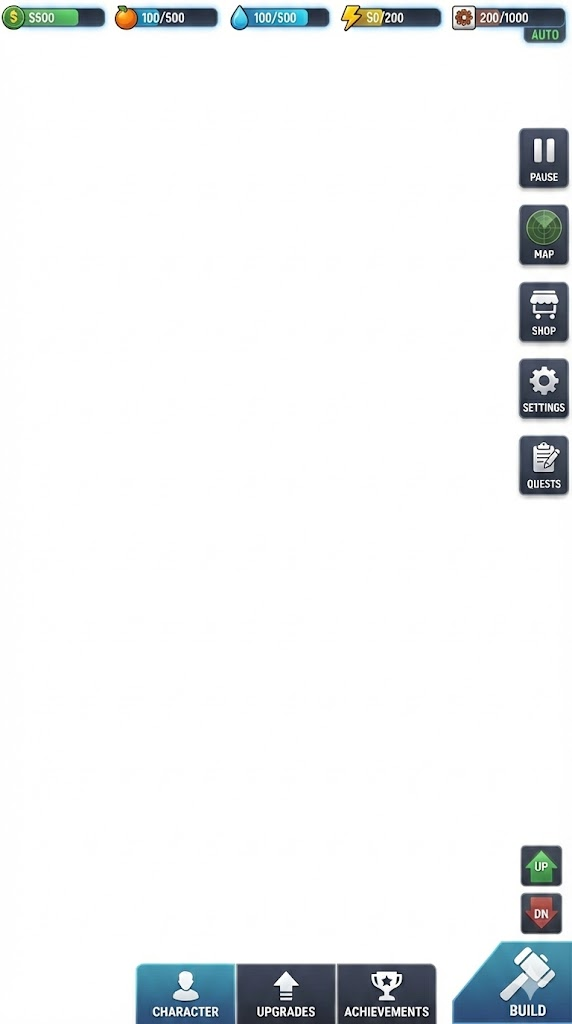
#> input picture unnamed.jpg, 572 x 1024 px
$ python remove_bg_image.py unnamed.jpg out.png
#> lines starting #> are read from the running program, lines starting #| are printed output that depends on the picture; after the words box and inside, x2 and y2 are one past the last pixel; in counts of white or black regions, pixels touching at a corner belong together

import sys
import os
import numpy as np
from PIL import Image

def remove_white_background(input_path, output_path, threshold=230):
    """
    Remove white/near-white pixels from an image.
    """
#> called with input_path = 'unnamed.jpg', output_path = 'out.png', threshold = 230
    if not os.path.exists(input_path):
        print(f"Error: Input file not found: {input_path}")
        return False

    print(f"Processing: {input_path}")

    try:
        img = Image.open(input_path).convert("RGBA")
        data = np.array(img).astype(np.float32)

        r, g, b, a = data[:,:,0], data[:,:,1], data[:,:,2], data[:,:,3]
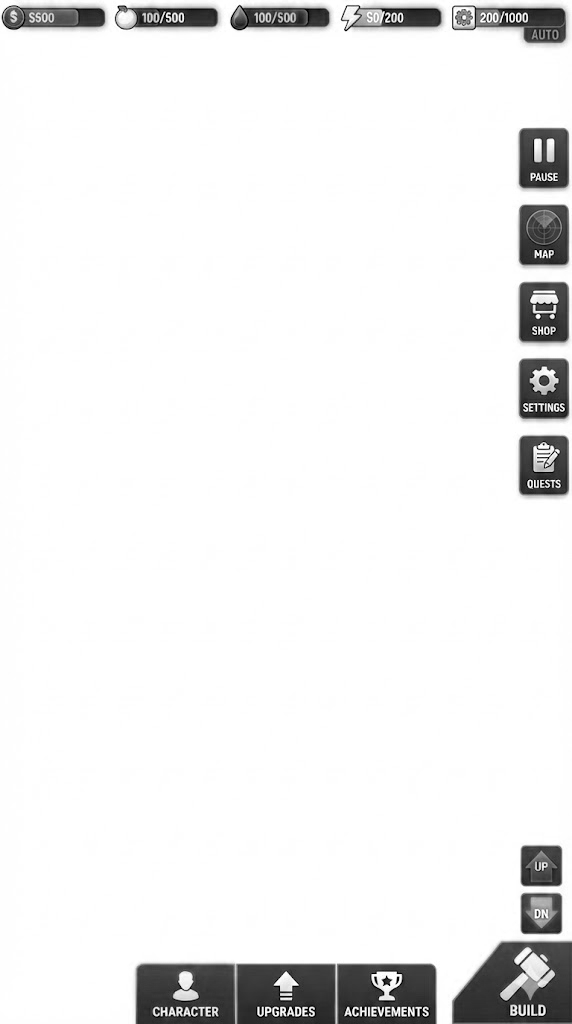
#> r: shape (1024, 572) float32; min 0, max 255, mean 238.5
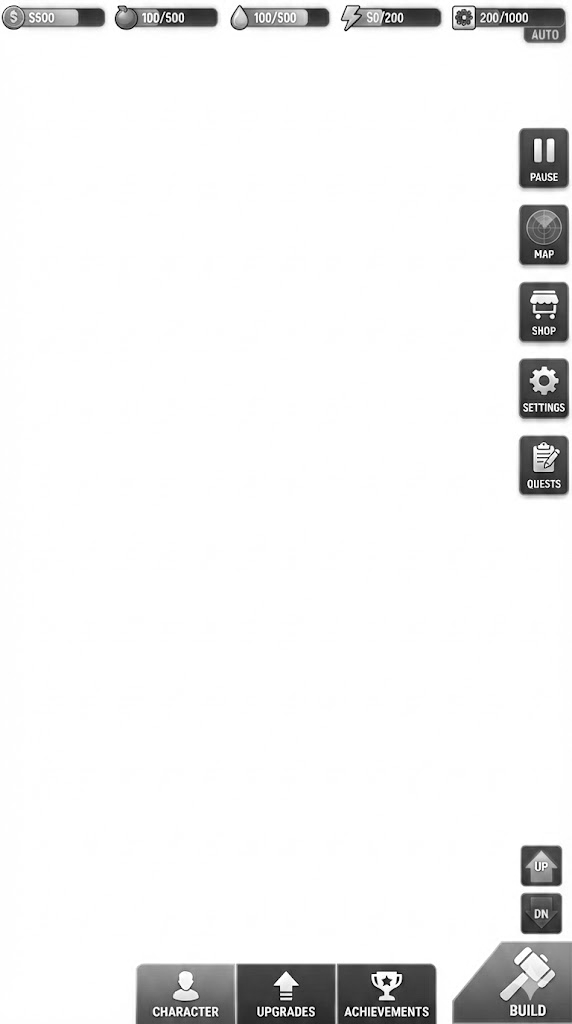
#> g: shape (1024, 572) float32; min 0, max 255, mean 240.6
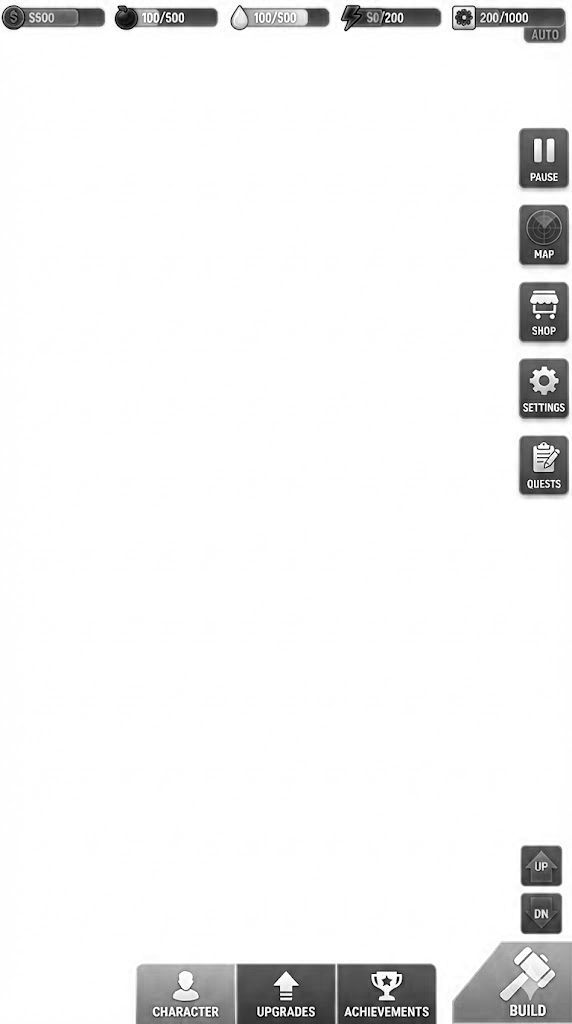
#> b: shape (1024, 572) float32; min 0, max 255, mean 241.6
#> a: shape (1024, 572) float32; every value is 255

        # Method: Luminance-based detection for near-white
        # White is (255,255,255). We want to remove pixels close to this.

        # Calculate distance from white
        # dist = sqrt((r-255)^2 + (g-255)^2 + (b-255)^2)
        # But simple thresholding on checks is often enough and faster

        # Mask for pixels brighter than threshold in all channels
        white_mask = (r > threshold) & (g > threshold) & (b > threshold)
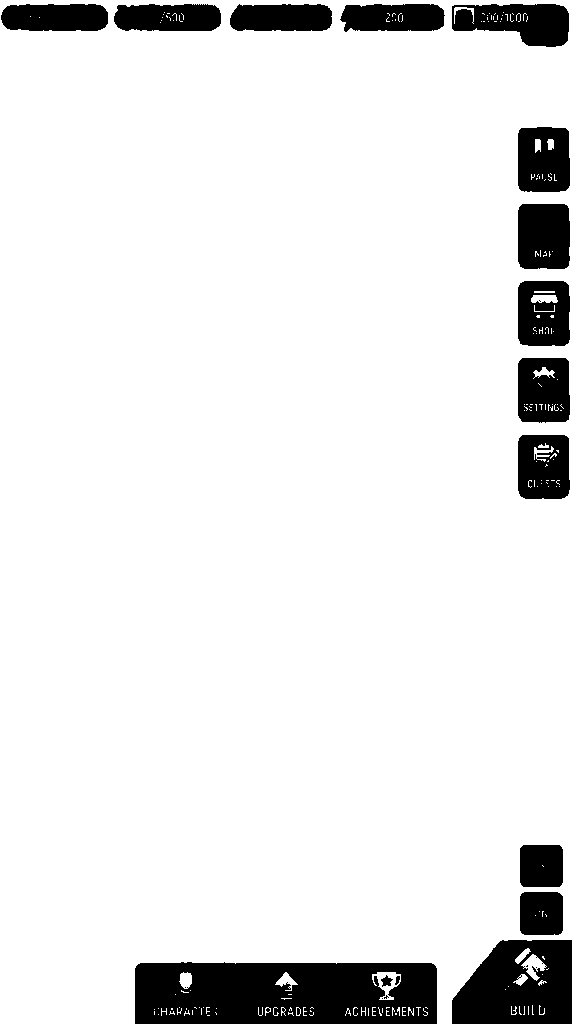
#> white_mask: shape (1024, 572) bool; 90.1% white; 22 black regions (6 under 20 px), largest, box (x1, y1, x2, y2) and area: (135, 962, 437, 1024) 17087, (452, 940, 572, 1024) 7984, (452, 4, 569, 47) 3529

        # Apply transparency
        data[white_mask, 3] = 0

        # Optional: Soft edge (anti-aliasing for edges)
        # Pixels slightly below threshold make semi-transparent
        edge_threshold = threshold - 20
        edge_mask = (r > edge_threshold) & (g > edge_threshold) & (b > edge_threshold) & (~white_mask)
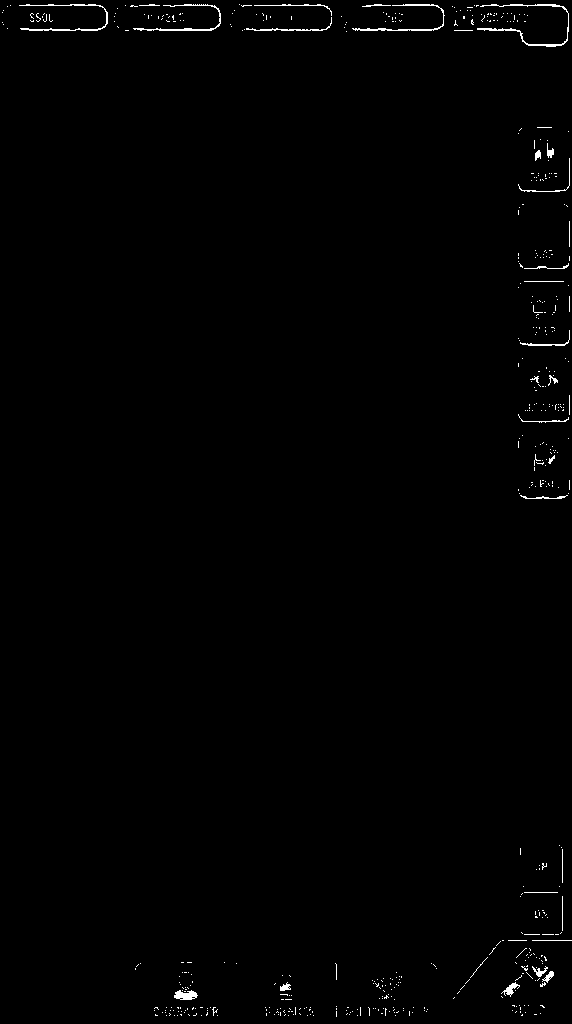
#> edge_mask: shape (1024, 572) bool; 0.71% white in thin lines or dots

        if np.any(edge_mask):
             # Linear fade opacity based on brightness
             # Brightness approx average of channels
             brightness = (r[edge_mask] + g[edge_mask] + b[edge_mask]) / 3
#> brightness = 4173 values, max 246.7 at index 3140, min 211 at index 2007, mean 231.5
             alpha_factor = (255 - brightness) / (255 - edge_threshold)
#> alpha_factor = 4173 values, max 0.978 at index 2007, min 0.185 at index 3140, mean 0.521
             # Clamp
             alpha_factor = np.clip(alpha_factor, 0, 1)
             data[edge_mask, 3] = data[edge_mask, 3] * alpha_factor
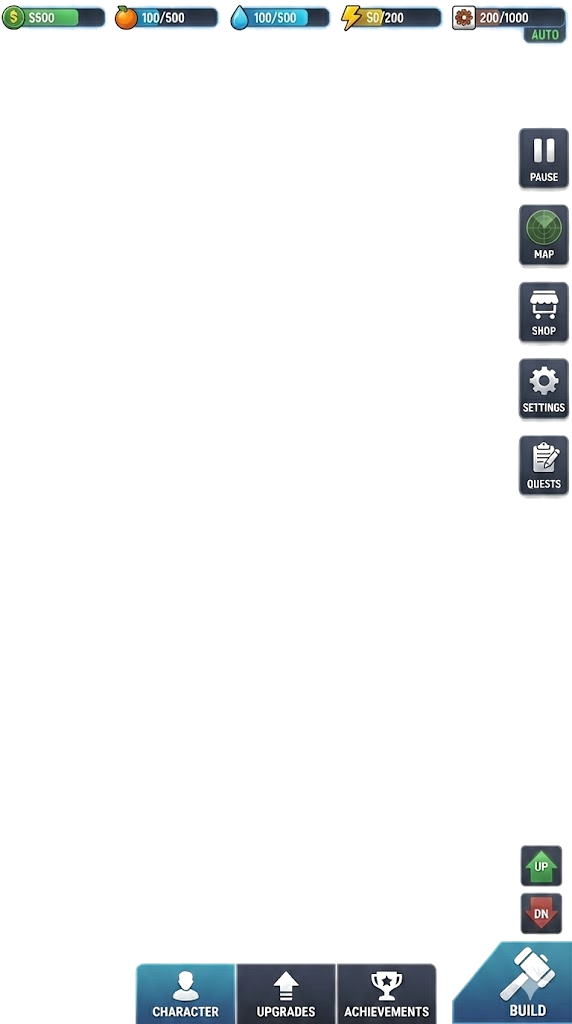
#> data: shape (1024, 572, 4) float32; mean R, G, B, A 239.4, 241.4, 242.5, 24.3; transparent parts drawn white

        # Save
        result = Image.fromarray(data.astype(np.uint8))
        result.save(output_path, "PNG")
        print(f"Success! Saved to: {output_path}")
        return True

    except Exception as e:
        print(f"Error processing image: {e}")
        return False

if __name__ == "__main__":
    if len(sys.argv) < 2:
        print("Usage: python remove_bg_image.py <input_file> [output_file]")
        sys.exit(1)

    input_file = sys.argv[1]
    output_file = sys.argv[2] if len(sys.argv) > 2 else None

    if not output_file:
        base, ext = os.path.splitext(input_file)
        output_file = f"{base}_transparent.png"

    remove_white_background(input_file, output_file)
